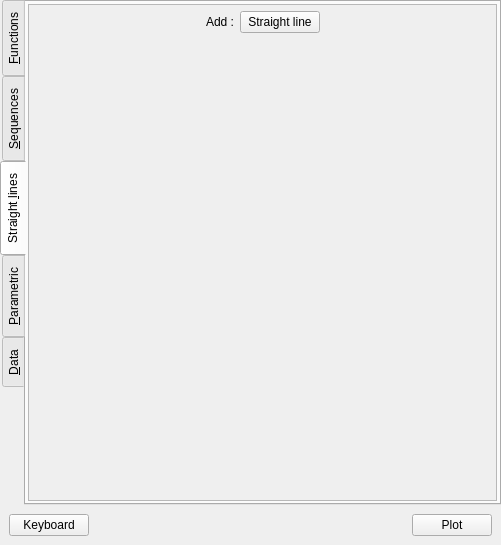
<?xml version="1.0" encoding="UTF-8"?>
<ui version="4.0">
 <class>MathObjectsInput</class>
 <widget class="QWidget" name="MathObjectsInput">
  <property name="geometry">
   <rect>
    <x>0</x>
    <y>0</y>
    <width>501</width>
    <height>545</height>
   </rect>
  </property>
  <property name="sizePolicy">
   <sizepolicy hsizetype="Preferred" vsizetype="Preferred">
    <horstretch>0</horstretch>
    <verstretch>0</verstretch>
   </sizepolicy>
  </property>
  <property name="minimumSize">
   <size>
    <width>0</width>
    <height>0</height>
   </size>
  </property>
  <property name="maximumSize">
   <size>
    <width>16777215</width>
    <height>16777215</height>
   </size>
  </property>
  <property name="windowTitle">
   <string>Functions</string>
  </property>
  <property name="windowIcon">
   <iconset resource="../../ressources.qrc">
    <normaloff>:/icons/functions.png</normaloff>:/icons/functions.png</iconset>
  </property>
  <layout class="QVBoxLayout" name="verticalLayout_6">
   <property name="spacing">
    <number>0</number>
   </property>
   <property name="leftMargin">
    <number>0</number>
   </property>
   <property name="topMargin">
    <number>0</number>
   </property>
   <property name="rightMargin">
    <number>0</number>
   </property>
   <property name="bottomMargin">
    <number>0</number>
   </property>
   <item>
    <widget class="QTabWidget" name="tabWidget">
     <property name="sizePolicy">
      <sizepolicy hsizetype="Preferred" vsizetype="Expanding">
       <horstretch>0</horstretch>
       <verstretch>0</verstretch>
      </sizepolicy>
     </property>
     <property name="minimumSize">
      <size>
       <width>0</width>
       <height>300</height>
      </size>
     </property>
     <property name="maximumSize">
      <size>
       <width>16777215</width>
       <height>16777215</height>
      </size>
     </property>
     <property name="focusPolicy">
      <enum>Qt::FocusPolicy::TabFocus</enum>
     </property>
     <property name="tabPosition">
      <enum>QTabWidget::TabPosition::West</enum>
     </property>
     <property name="currentIndex">
      <number>2</number>
     </property>
     <widget class="QWidget" name="tab">
      <attribute name="title">
       <string>&amp;Functions</string>
      </attribute>
      <attribute name="toolTip">
       <string>Numerical functions</string>
      </attribute>
      <layout class="QVBoxLayout" name="verticalLayout_3">
       <property name="leftMargin">
        <number>2</number>
       </property>
       <property name="topMargin">
        <number>2</number>
       </property>
       <property name="rightMargin">
        <number>2</number>
       </property>
       <property name="bottomMargin">
        <number>2</number>
       </property>
       <item>
        <widget class="QScrollArea" name="scrollArea_2">
         <property name="sizePolicy">
          <sizepolicy hsizetype="Preferred" vsizetype="Preferred">
           <horstretch>0</horstretch>
           <verstretch>0</verstretch>
          </sizepolicy>
         </property>
         <property name="frameShape">
          <enum>QFrame::Shape::NoFrame</enum>
         </property>
         <property name="frameShadow">
          <enum>QFrame::Shadow::Plain</enum>
         </property>
         <property name="widgetResizable">
          <bool>true</bool>
         </property>
         <widget class="QWidget" name="scrollAreaWidgetContents_2">
          <property name="geometry">
           <rect>
            <x>0</x>
            <y>0</y>
            <width>462</width>
            <height>489</height>
           </rect>
          </property>
          <layout class="QVBoxLayout" name="Layout_2">
           <property name="spacing">
            <number>2</number>
           </property>
           <property name="leftMargin">
            <number>2</number>
           </property>
           <property name="topMargin">
            <number>2</number>
           </property>
           <property name="rightMargin">
            <number>2</number>
           </property>
           <property name="bottomMargin">
            <number>2</number>
           </property>
           <item>
            <layout class="QVBoxLayout" name="funcWidgetsLayout">
             <property name="spacing">
              <number>2</number>
             </property>
            </layout>
           </item>
           <item>
            <spacer name="verticalSpacer_4">
             <property name="orientation">
              <enum>Qt::Orientation::Vertical</enum>
             </property>
             <property name="sizeHint" stdset="0">
              <size>
               <width>20</width>
               <height>40</height>
              </size>
             </property>
            </spacer>
           </item>
          </layout>
         </widget>
        </widget>
       </item>
      </layout>
     </widget>
     <widget class="QWidget" name="tab_2">
      <property name="sizePolicy">
       <sizepolicy hsizetype="Minimum" vsizetype="Minimum">
        <horstretch>0</horstretch>
        <verstretch>0</verstretch>
       </sizepolicy>
      </property>
      <attribute name="title">
       <string>&amp;Sequences</string>
      </attribute>
      <attribute name="toolTip">
       <string>Numerical sequences</string>
      </attribute>
      <layout class="QVBoxLayout" name="verticalLayout_4">
       <property name="spacing">
        <number>0</number>
       </property>
       <property name="leftMargin">
        <number>2</number>
       </property>
       <property name="topMargin">
        <number>2</number>
       </property>
       <property name="rightMargin">
        <number>2</number>
       </property>
       <property name="bottomMargin">
        <number>2</number>
       </property>
       <item>
        <widget class="QScrollArea" name="scrollArea">
         <property name="sizePolicy">
          <sizepolicy hsizetype="Preferred" vsizetype="Preferred">
           <horstretch>0</horstretch>
           <verstretch>0</verstretch>
          </sizepolicy>
         </property>
         <property name="maximumSize">
          <size>
           <width>16777215</width>
           <height>16777215</height>
          </size>
         </property>
         <property name="frameShape">
          <enum>QFrame::Shape::NoFrame</enum>
         </property>
         <property name="frameShadow">
          <enum>QFrame::Shadow::Plain</enum>
         </property>
         <property name="lineWidth">
          <number>0</number>
         </property>
         <property name="widgetResizable">
          <bool>true</bool>
         </property>
         <widget class="QWidget" name="scrollAreaWidgetContents">
          <property name="geometry">
           <rect>
            <x>0</x>
            <y>0</y>
            <width>138</width>
            <height>46</height>
           </rect>
          </property>
          <layout class="QVBoxLayout" name="verticalLayout_2">
           <property name="spacing">
            <number>3</number>
           </property>
           <property name="leftMargin">
            <number>2</number>
           </property>
           <property name="topMargin">
            <number>2</number>
           </property>
           <property name="rightMargin">
            <number>2</number>
           </property>
           <property name="bottomMargin">
            <number>2</number>
           </property>
           <item>
            <layout class="QHBoxLayout" name="horizontalLayout_14">
             <item>
              <spacer name="horizontalSpacer_2">
               <property name="orientation">
                <enum>Qt::Orientation::Horizontal</enum>
               </property>
               <property name="sizeHint" stdset="0">
                <size>
                 <width>40</width>
                 <height>20</height>
                </size>
               </property>
              </spacer>
             </item>
             <item>
              <widget class="QLabel" name="label_25">
               <property name="font">
                <font>
                 <pointsize>14</pointsize>
                </font>
               </property>
               <property name="text">
                <string>n&lt;sub&gt;min&lt;/sub&gt; =</string>
               </property>
              </widget>
             </item>
             <item>
              <widget class="QSpinBox" name="nMin">
               <property name="maximumSize">
                <size>
                 <width>16777215</width>
                 <height>25</height>
                </size>
               </property>
               <property name="alignment">
                <set>Qt::AlignmentFlag::AlignCenter</set>
               </property>
               <property name="minimum">
                <number>-100</number>
               </property>
               <property name="maximum">
                <number>100</number>
               </property>
              </widget>
             </item>
             <item>
              <spacer name="horizontalSpacer_3">
               <property name="orientation">
                <enum>Qt::Orientation::Horizontal</enum>
               </property>
               <property name="sizeHint" stdset="0">
                <size>
                 <width>40</width>
                 <height>20</height>
                </size>
               </property>
              </spacer>
             </item>
            </layout>
           </item>
           <item>
            <widget class="Line" name="line_6">
             <property name="orientation">
              <enum>Qt::Orientation::Horizontal</enum>
             </property>
            </widget>
           </item>
           <item>
            <layout class="QVBoxLayout" name="seqWidgetsLayout">
             <property name="spacing">
              <number>2</number>
             </property>
            </layout>
           </item>
           <item>
            <spacer name="verticalSpacer_3">
             <property name="orientation">
              <enum>Qt::Orientation::Vertical</enum>
             </property>
             <property name="sizeHint" stdset="0">
              <size>
               <width>20</width>
               <height>40</height>
              </size>
             </property>
            </spacer>
           </item>
          </layout>
         </widget>
        </widget>
       </item>
      </layout>
     </widget>
     <widget class="QWidget" name="tab_3">
      <attribute name="title">
       <string>Straight &amp;lines</string>
      </attribute>
      <attribute name="toolTip">
       <string>Straight lines and tangents</string>
      </attribute>
      <layout class="QVBoxLayout" name="verticalLayout_7">
       <property name="leftMargin">
        <number>2</number>
       </property>
       <property name="topMargin">
        <number>2</number>
       </property>
       <property name="rightMargin">
        <number>2</number>
       </property>
       <property name="bottomMargin">
        <number>2</number>
       </property>
       <item>
        <widget class="QScrollArea" name="scrollArea_3">
         <property name="sizePolicy">
          <sizepolicy hsizetype="Preferred" vsizetype="Preferred">
           <horstretch>0</horstretch>
           <verstretch>0</verstretch>
          </sizepolicy>
         </property>
         <property name="frameShape">
          <enum>QFrame::Shape::NoFrame</enum>
         </property>
         <property name="widgetResizable">
          <bool>true</bool>
         </property>
         <widget class="QWidget" name="scrollAreaWidgetContents_3">
          <property name="geometry">
           <rect>
            <x>0</x>
            <y>0</y>
            <width>462</width>
            <height>489</height>
           </rect>
          </property>
          <layout class="QVBoxLayout" name="verticalLayout_8">
           <property name="leftMargin">
            <number>0</number>
           </property>
           <property name="topMargin">
            <number>0</number>
           </property>
           <property name="rightMargin">
            <number>0</number>
           </property>
           <property name="bottomMargin">
            <number>0</number>
           </property>
           <item>
            <widget class="QScrollArea" name="scrollArea_4">
             <property name="frameShadow">
              <enum>QFrame::Shadow::Plain</enum>
             </property>
             <property name="widgetResizable">
              <bool>true</bool>
             </property>
             <widget class="QWidget" name="scrollAreaWidgetContents_4">
              <property name="geometry">
               <rect>
                <x>0</x>
                <y>0</y>
                <width>462</width>
                <height>489</height>
               </rect>
              </property>
              <layout class="QVBoxLayout" name="verticalLayout_10">
               <property name="leftMargin">
                <number>0</number>
               </property>
               <property name="topMargin">
                <number>0</number>
               </property>
               <property name="rightMargin">
                <number>0</number>
               </property>
               <property name="bottomMargin">
                <number>0</number>
               </property>
               <item>
                <layout class="QVBoxLayout" name="linesLayout">
                 <property name="spacing">
                  <number>3</number>
                 </property>
                </layout>
               </item>
               <item>
                <layout class="QHBoxLayout" name="horizontalLayout_25">
                 <property name="topMargin">
                  <number>6</number>
                 </property>
                 <item>
                  <spacer name="horizontalSpacer_6">
                   <property name="orientation">
                    <enum>Qt::Orientation::Horizontal</enum>
                   </property>
                   <property name="sizeHint" stdset="0">
                    <size>
                     <width>40</width>
                     <height>20</height>
                    </size>
                   </property>
                  </spacer>
                 </item>
                 <item>
                  <widget class="QLabel" name="label_34">
                   <property name="text">
                    <string>Add :</string>
                   </property>
                  </widget>
                 </item>
                 <item>
                  <widget class="QPushButton" name="addLine">
                   <property name="maximumSize">
                    <size>
                     <width>16777215</width>
                     <height>25</height>
                    </size>
                   </property>
                   <property name="text">
                    <string>Straight line</string>
                   </property>
                  </widget>
                 </item>
                 <item>
                  <spacer name="horizontalSpacer_5">
                   <property name="orientation">
                    <enum>Qt::Orientation::Horizontal</enum>
                   </property>
                   <property name="sizeHint" stdset="0">
                    <size>
                     <width>40</width>
                     <height>20</height>
                    </size>
                   </property>
                  </spacer>
                 </item>
                </layout>
               </item>
               <item>
                <spacer name="verticalSpacer">
                 <property name="orientation">
                  <enum>Qt::Orientation::Vertical</enum>
                 </property>
                 <property name="sizeHint" stdset="0">
                  <size>
                   <width>20</width>
                   <height>40</height>
                  </size>
                 </property>
                </spacer>
               </item>
              </layout>
             </widget>
            </widget>
           </item>
          </layout>
         </widget>
        </widget>
       </item>
      </layout>
     </widget>
     <widget class="QWidget" name="tab_4">
      <attribute name="title">
       <string>&amp;Parametric</string>
      </attribute>
      <layout class="QVBoxLayout" name="verticalLayout_9">
       <property name="leftMargin">
        <number>2</number>
       </property>
       <property name="topMargin">
        <number>2</number>
       </property>
       <property name="rightMargin">
        <number>2</number>
       </property>
       <property name="bottomMargin">
        <number>2</number>
       </property>
       <item>
        <widget class="QScrollArea" name="scrollArea_5">
         <property name="sizePolicy">
          <sizepolicy hsizetype="Preferred" vsizetype="Preferred">
           <horstretch>0</horstretch>
           <verstretch>0</verstretch>
          </sizepolicy>
         </property>
         <property name="frameShape">
          <enum>QFrame::Shape::NoFrame</enum>
         </property>
         <property name="frameShadow">
          <enum>QFrame::Shadow::Plain</enum>
         </property>
         <property name="widgetResizable">
          <bool>true</bool>
         </property>
         <widget class="QWidget" name="scrollAreaWidgetContents_5">
          <property name="geometry">
           <rect>
            <x>0</x>
            <y>0</y>
            <width>266</width>
            <height>167</height>
           </rect>
          </property>
          <layout class="QVBoxLayout" name="verticalLayout_11">
           <property name="leftMargin">
            <number>0</number>
           </property>
           <property name="topMargin">
            <number>0</number>
           </property>
           <property name="rightMargin">
            <number>0</number>
           </property>
           <property name="bottomMargin">
            <number>0</number>
           </property>
           <item>
            <layout class="QVBoxLayout" name="parEqLayout">
             <property name="leftMargin">
              <number>5</number>
             </property>
             <property name="topMargin">
              <number>5</number>
             </property>
             <property name="rightMargin">
              <number>5</number>
             </property>
             <property name="bottomMargin">
              <number>5</number>
             </property>
             <item>
              <widget class="QGroupBox" name="groupBox">
               <property name="minimumSize">
                <size>
                 <width>0</width>
                 <height>0</height>
                </size>
               </property>
               <property name="title">
                <string>Animation control:</string>
               </property>
               <layout class="QFormLayout" name="formLayout">
                <property name="verticalSpacing">
                 <number>3</number>
                </property>
                <item row="0" column="0">
                 <widget class="QLabel" name="label_28">
                  <property name="text">
                   <string>Increment period:</string>
                  </property>
                 </widget>
                </item>
                <item row="0" column="1">
                 <layout class="QHBoxLayout" name="horizontalLayout_23">
                  <property name="spacing">
                   <number>5</number>
                  </property>
                  <item>
                   <widget class="QSpinBox" name="periodSpinBox">
                    <property name="maximumSize">
                     <size>
                      <width>16777215</width>
                      <height>25</height>
                     </size>
                    </property>
                    <property name="minimum">
                     <number>1</number>
                    </property>
                    <property name="maximum">
                     <number>1000</number>
                    </property>
                    <property name="singleStep">
                     <number>10</number>
                    </property>
                    <property name="value">
                     <number>50</number>
                    </property>
                   </widget>
                  </item>
                  <item>
                   <widget class="QLabel" name="label_29">
                    <property name="toolTip">
                     <string>milliseconds per step.</string>
                    </property>
                    <property name="text">
                     <string>ms/step</string>
                    </property>
                   </widget>
                  </item>
                 </layout>
                </item>
                <item row="1" column="0">
                 <widget class="QLabel" name="label_26">
                  <property name="text">
                   <string>Refresh rate:</string>
                  </property>
                 </widget>
                </item>
                <item row="1" column="1">
                 <layout class="QHBoxLayout" name="horizontalLayout_22">
                  <property name="spacing">
                   <number>5</number>
                  </property>
                  <item>
                   <widget class="QSpinBox" name="freqSpinBox">
                    <property name="maximumSize">
                     <size>
                      <width>16777215</width>
                      <height>25</height>
                     </size>
                    </property>
                    <property name="suffix">
                     <string/>
                    </property>
                    <property name="minimum">
                     <number>1</number>
                    </property>
                    <property name="maximum">
                     <number>60</number>
                    </property>
                    <property name="value">
                     <number>20</number>
                    </property>
                   </widget>
                  </item>
                  <item>
                   <widget class="QLabel" name="label_27">
                    <property name="text">
                     <string>Hz</string>
                    </property>
                   </widget>
                  </item>
                 </layout>
                </item>
               </layout>
              </widget>
             </item>
             <item>
              <widget class="Line" name="line_12">
               <property name="orientation">
                <enum>Qt::Orientation::Horizontal</enum>
               </property>
              </widget>
             </item>
            </layout>
           </item>
           <item>
            <layout class="QHBoxLayout" name="horizontalLayout_21">
             <property name="topMargin">
              <number>6</number>
             </property>
             <item>
              <spacer name="horizontalSpacer_4">
               <property name="orientation">
                <enum>Qt::Orientation::Horizontal</enum>
               </property>
               <property name="sizeHint" stdset="0">
                <size>
                 <width>40</width>
                 <height>20</height>
                </size>
               </property>
              </spacer>
             </item>
             <item>
              <widget class="QPushButton" name="addParEq">
               <property name="maximumSize">
                <size>
                 <width>16777215</width>
                 <height>30</height>
                </size>
               </property>
               <property name="text">
                <string>Add</string>
               </property>
               <property name="flat">
                <bool>false</bool>
               </property>
              </widget>
             </item>
             <item>
              <spacer name="horizontalSpacer_7">
               <property name="orientation">
                <enum>Qt::Orientation::Horizontal</enum>
               </property>
               <property name="sizeHint" stdset="0">
                <size>
                 <width>40</width>
                 <height>20</height>
                </size>
               </property>
              </spacer>
             </item>
            </layout>
           </item>
           <item>
            <spacer name="verticalSpacer_2">
             <property name="orientation">
              <enum>Qt::Orientation::Vertical</enum>
             </property>
             <property name="sizeHint" stdset="0">
              <size>
               <width>20</width>
               <height>210</height>
              </size>
             </property>
            </spacer>
           </item>
          </layout>
         </widget>
        </widget>
       </item>
      </layout>
     </widget>
     <widget class="QWidget" name="tab_5">
      <attribute name="title">
       <string>&amp;Data</string>
      </attribute>
      <layout class="QVBoxLayout" name="verticalLayout_5">
       <property name="leftMargin">
        <number>2</number>
       </property>
       <property name="topMargin">
        <number>2</number>
       </property>
       <property name="rightMargin">
        <number>2</number>
       </property>
       <property name="bottomMargin">
        <number>2</number>
       </property>
       <item>
        <widget class="QScrollArea" name="scrollArea_6">
         <property name="sizePolicy">
          <sizepolicy hsizetype="Preferred" vsizetype="Preferred">
           <horstretch>0</horstretch>
           <verstretch>0</verstretch>
          </sizepolicy>
         </property>
         <property name="frameShape">
          <enum>QFrame::Shape::NoFrame</enum>
         </property>
         <property name="frameShadow">
          <enum>QFrame::Shadow::Plain</enum>
         </property>
         <property name="widgetResizable">
          <bool>true</bool>
         </property>
         <widget class="QWidget" name="scrollAreaWidgetContents_6">
          <property name="geometry">
           <rect>
            <x>0</x>
            <y>0</y>
            <width>126</width>
            <height>58</height>
           </rect>
          </property>
          <layout class="QVBoxLayout" name="verticalLayout_12">
           <item>
            <layout class="QVBoxLayout" name="dataWidgetsContainerLayout">
             <property name="spacing">
              <number>0</number>
             </property>
            </layout>
           </item>
           <item>
            <layout class="QHBoxLayout" name="horizontalLayout_2">
             <item>
              <spacer name="horizontalSpacer_8">
               <property name="orientation">
                <enum>Qt::Orientation::Horizontal</enum>
               </property>
               <property name="sizeHint" stdset="0">
                <size>
                 <width>40</width>
                 <height>20</height>
                </size>
               </property>
              </spacer>
             </item>
             <item>
              <widget class="QPushButton" name="addDataWidget">
               <property name="sizePolicy">
                <sizepolicy hsizetype="Preferred" vsizetype="Fixed">
                 <horstretch>0</horstretch>
                 <verstretch>0</verstretch>
                </sizepolicy>
               </property>
               <property name="minimumSize">
                <size>
                 <width>100</width>
                 <height>0</height>
                </size>
               </property>
               <property name="maximumSize">
                <size>
                 <width>16777215</width>
                 <height>30</height>
                </size>
               </property>
               <property name="text">
                <string>Add</string>
               </property>
              </widget>
             </item>
             <item>
              <spacer name="horizontalSpacer_9">
               <property name="orientation">
                <enum>Qt::Orientation::Horizontal</enum>
               </property>
               <property name="sizeHint" stdset="0">
                <size>
                 <width>40</width>
                 <height>20</height>
                </size>
               </property>
              </spacer>
             </item>
            </layout>
           </item>
           <item>
            <spacer name="verticalSpacer_5">
             <property name="orientation">
              <enum>Qt::Orientation::Vertical</enum>
             </property>
             <property name="sizeHint" stdset="0">
              <size>
               <width>20</width>
               <height>226</height>
              </size>
             </property>
            </spacer>
           </item>
          </layout>
         </widget>
        </widget>
       </item>
      </layout>
     </widget>
    </widget>
   </item>
   <item>
    <widget class="QWidget" name="widget_2" native="true">
     <layout class="QHBoxLayout" name="horizontalLayout">
      <item>
       <widget class="QPushButton" name="keyboardButton">
        <property name="focusPolicy">
         <enum>Qt::FocusPolicy::NoFocus</enum>
        </property>
        <property name="text">
         <string>Keyboard</string>
        </property>
       </widget>
      </item>
      <item>
       <spacer name="horizontalSpacer">
        <property name="orientation">
         <enum>Qt::Orientation::Horizontal</enum>
        </property>
        <property name="sizeHint" stdset="0">
         <size>
          <width>40</width>
          <height>20</height>
         </size>
        </property>
       </spacer>
      </item>
      <item>
       <widget class="QPushButton" name="buttonPlot">
        <property name="minimumSize">
         <size>
          <width>0</width>
          <height>0</height>
         </size>
        </property>
        <property name="maximumSize">
         <size>
          <width>16777215</width>
          <height>16777215</height>
         </size>
        </property>
        <property name="focusPolicy">
         <enum>Qt::FocusPolicy::NoFocus</enum>
        </property>
        <property name="text">
         <string>Plot</string>
        </property>
       </widget>
      </item>
     </layout>
    </widget>
   </item>
  </layout>
 </widget>
 <resources>
  <include location="../../ressources.qrc"/>
 </resources>
 <connections/>
</ui>
